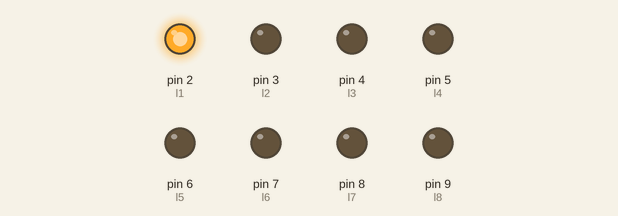
This sketch was run on a simulated Arduino Uno, built with avr-gcc and run on an emulated ATmega328P. Parts: output pins drawn as LEDs (lit = HIGH).

Above: at 0.05 s.
At 0.45 s:
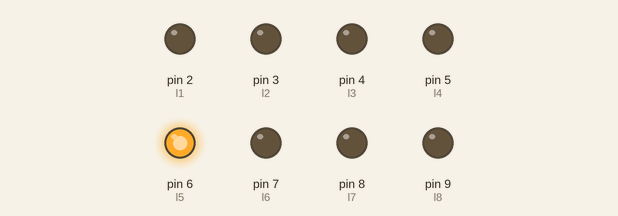
At 0.75 s:
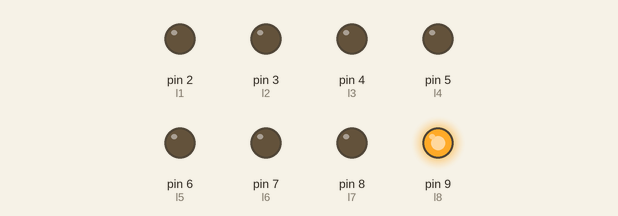
At 1.55 s:
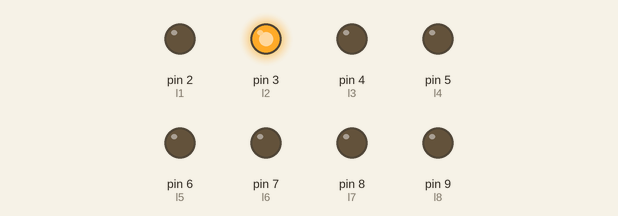
At 2.35 s:
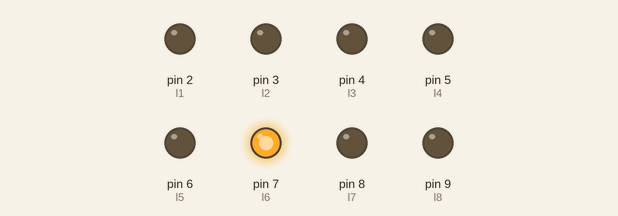
At 3.15 s:
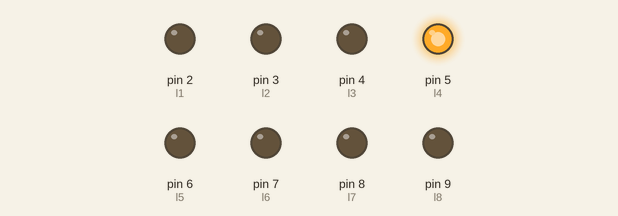
Timing chart, 0 to 3.5 s (numbered marks = the images above):
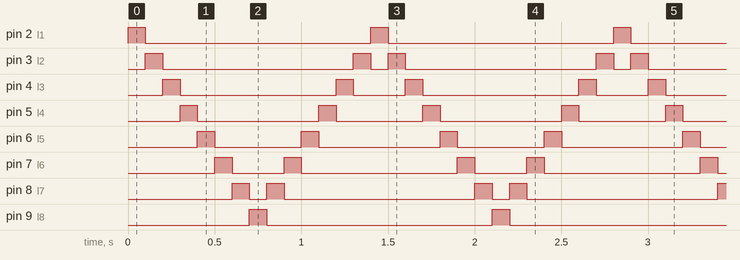

Measured:
- by itself, pin 2 (l1), pin 9 (l8): alternates HIGH for 0.10 s and LOW for 1.3 s
- by itself, pin 3 (l2): repeats every 1.4 s: LOW 1.1 s, HIGH 0.10 s, LOW 0.10 s, HIGH 0.10 s
- by itself, pin 4 (l3): repeats every 1.4 s: LOW 0.90 s, HIGH 0.10 s, LOW 0.30 s, HIGH 0.10 s
- by itself, pin 5 (l4): repeats every 1.4 s: LOW 0.70 s, HIGH 0.10 s, LOW 0.50 s, HIGH 0.10 s
- by itself, pin 6 (l5): repeats every 1.4 s: LOW 0.50 s, HIGH 0.10 s, LOW 0.70 s, HIGH 0.10 s
- by itself, pin 7 (l6): repeats every 1.4 s: LOW 0.30 s, HIGH 0.10 s, LOW 0.90 s, HIGH 0.10 s
- by itself, pin 8 (l7): repeats every 1.4 s: LOW 0.10 s, HIGH 0.10 s, LOW 1.1 s, HIGH 0.10 s

The sketch:

cny.ino
```cpp
//Declaracion de variables
int l1=2;
int l2=3;
int l3=4;
int l4=5;
int l5=6;
int l6=7;
int l7=8;
int l8=9;


void setup()
{
  Serial.begin(9600);//Inicializar la comunicación serial
  pinMode(l1, OUTPUT);
  pinMode(l2, OUTPUT);
  pinMode(l3, OUTPUT);
  pinMode(l4, OUTPUT);
  pinMode(l5, OUTPUT);
  pinMode(l6, OUTPUT);
  pinMode(l7, OUTPUT);
  pinMode(l8, OUTPUT);
}

void loop()
{
 digitalWrite(l1, HIGH);
 digitalWrite(l2, LOW);
 digitalWrite(l3, LOW);
 digitalWrite(l4, LOW);
 digitalWrite(l5, LOW);
 digitalWrite(l6, LOW);
 digitalWrite(l7, LOW);
 digitalWrite(l8, LOW);
 delay(100);
 digitalWrite(l1, LOW);
 digitalWrite(l2, HIGH);
 digitalWrite(l3, LOW);
 digitalWrite(l4, LOW);
 digitalWrite(l5, LOW);
 digitalWrite(l6, LOW);
 digitalWrite(l7, LOW);
 digitalWrite(l8, LOW);
 delay(100);
 digitalWrite(l1, LOW);
 digitalWrite(l2, LOW);
 digitalWrite(l3, HIGH);
 digitalWrite(l4, LOW);
 digitalWrite(l5, LOW);
 digitalWrite(l6, LOW);
 digitalWrite(l7, LOW);
 digitalWrite(l8, LOW);
 delay(100);
 digitalWrite(l1, LOW);
 digitalWrite(l2, LOW);
 digitalWrite(l3, LOW);
 digitalWrite(l4, HIGH);
 digitalWrite(l5, LOW);
 digitalWrite(l6, LOW);
 digitalWrite(l7, LOW);
 digitalWrite(l8, LOW);
 delay(100);
 digitalWrite(l1, LOW);
 digitalWrite(l2, LOW);
 digitalWrite(l3, LOW);
 digitalWrite(l4, LOW);
 digitalWrite(l5, HIGH);
 digitalWrite(l6, LOW);
 digitalWrite(l7, LOW);
 digitalWrite(l8, LOW);
 delay(100);
 digitalWrite(l1, LOW);
 digitalWrite(l2, LOW);
 digitalWrite(l3, LOW);
 digitalWrite(l4, LOW);
 digitalWrite(l5, LOW);
 digitalWrite(l6, HIGH);
 digitalWrite(l7, LOW);
 digitalWrite(l8, LOW);
 delay(100);
 digitalWrite(l1, LOW);
 digitalWrite(l2, LOW);
 digitalWrite(l3, LOW);
 digitalWrite(l4, LOW);
 digitalWrite(l5, LOW);
 digitalWrite(l6, LOW);
 digitalWrite(l7, HIGH);
 digitalWrite(l8, LOW);
 delay(100);
 digitalWrite(l1, LOW);
 digitalWrite(l2, LOW);
 digitalWrite(l3, LOW);
 digitalWrite(l4, LOW);
 digitalWrite(l5, LOW);
 digitalWrite(l6, LOW);
 digitalWrite(l7, LOW);
 digitalWrite(l8, HIGH);
 delay(100);
 digitalWrite(l1, LOW);
 digitalWrite(l2, LOW);
 digitalWrite(l3, LOW);
 digitalWrite(l4, LOW);
 digitalWrite(l5, LOW);
 digitalWrite(l6, LOW);
 digitalWrite(l7, HIGH);
 digitalWrite(l8, LOW);
 delay(100);
 digitalWrite(l1, LOW);
 digitalWrite(l2, LOW);
 digitalWrite(l3, LOW);
 digitalWrite(l4, LOW);
 digitalWrite(l5, LOW);
 digitalWrite(l6, HIGH);
 digitalWrite(l7, LOW);
 digitalWrite(l8, LOW);
 delay(100);
 digitalWrite(l1, LOW);
 digitalWrite(l2, LOW);
 digitalWrite(l3, LOW);
 digitalWrite(l4, LOW);
 digitalWrite(l5, HIGH);
 digitalWrite(l6, LOW);
 digitalWrite(l7, LOW);
 digitalWrite(l8, LOW);
 delay(100);
 digitalWrite(l1, LOW);
 digitalWrite(l2, LOW);
 digitalWrite(l3, LOW);
 digitalWrite(l4, HIGH);
 digitalWrite(l5, LOW);
 digitalWrite(l6, LOW);
 digitalWrite(l7, LOW);
 digitalWrite(l8, LOW);
 delay(100);
 digitalWrite(l1, LOW);
 digitalWrite(l2, LOW);
 digitalWrite(l3, HIGH);
 digitalWrite(l4, LOW);
 digitalWrite(l5, LOW);
 digitalWrite(l6, LOW);
 digitalWrite(l7, LOW);
 digitalWrite(l8, LOW);
 delay(100);
 digitalWrite(l1, LOW);
 digitalWrite(l2, HIGH);
 digitalWrite(l3, LOW);
 digitalWrite(l4, LOW);
 digitalWrite(l5, LOW);
 digitalWrite(l6, LOW);
 digitalWrite(l7, LOW);
 digitalWrite(l8, LOW);
 delay(100);

}
```
